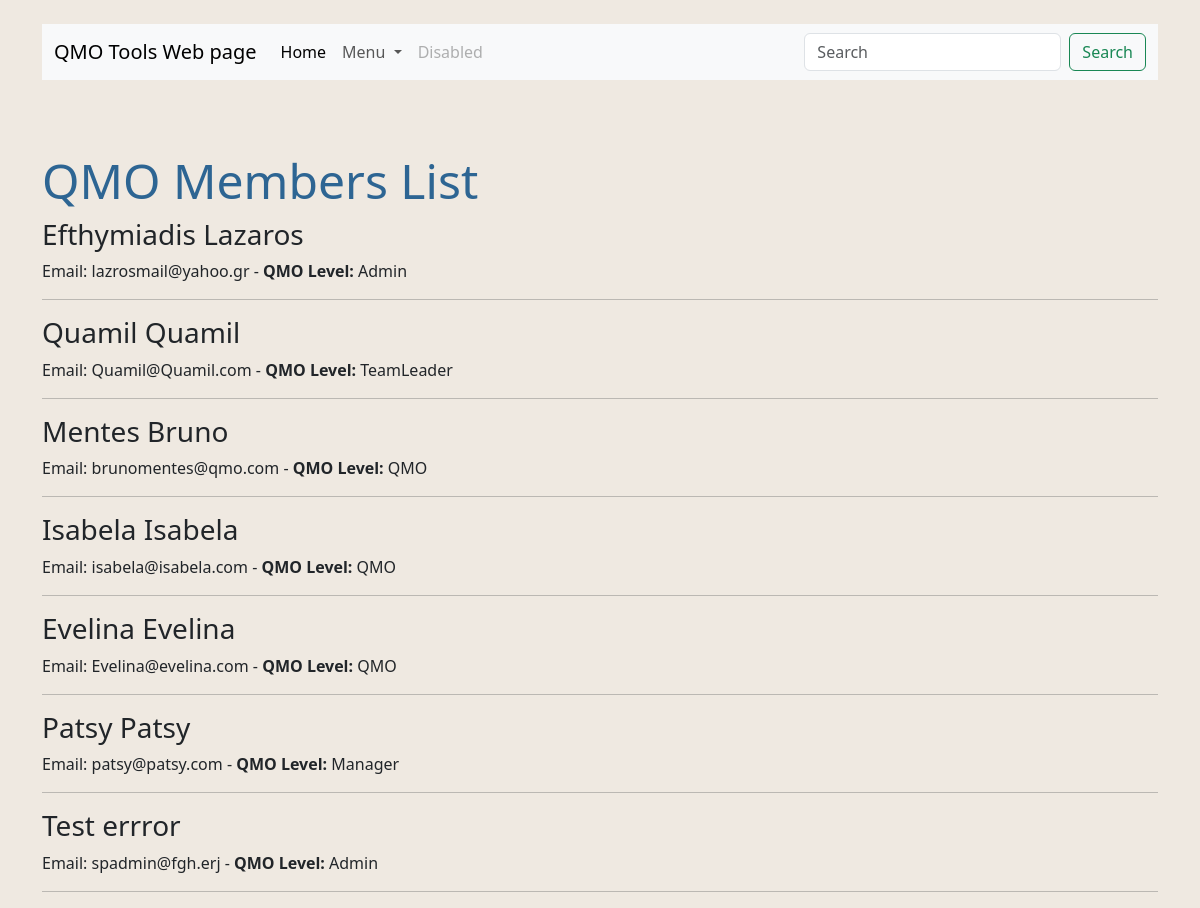
Page /qmo_member/ on the earlier database version.
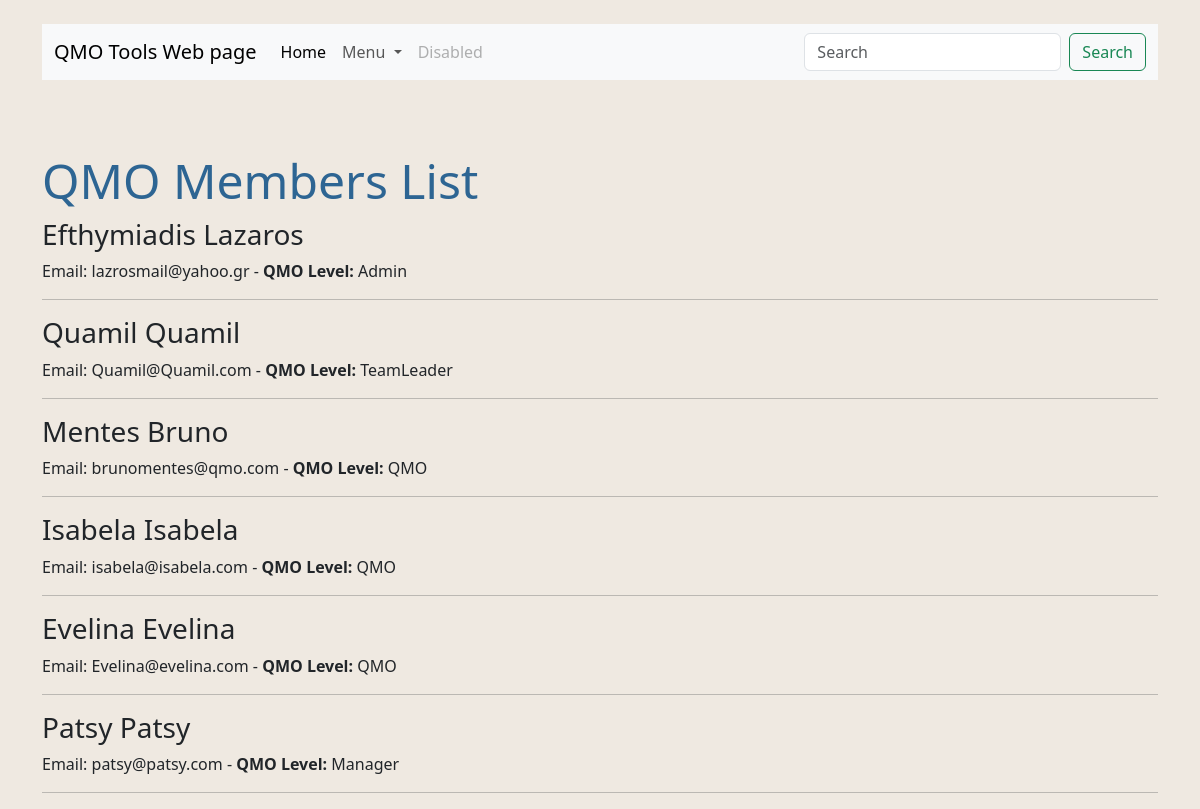
Same page on the later database version.
### webapp/models.py (models this page shows, shortened)
class Member(models.Model):
    fname = models.CharField(max_length=200)
    lname = models.CharField(max_length=50)
    email = models.EmailField()
    qmo_level = models.CharField(max_length=15)
    passwd = models.CharField(max_length=10, default='123456')
    passwd2 = models.CharField(max_length=10, default='123456')

### webapp/views.py (the view)
# urls.py: path('qmo_member/', views.qmo_member, name="qmo_member"),
def qmo_member(request):
    all_members = Member.objects.all
    return render(request, 'qmo_member.html', {'all': all_members})

### webapp/templates/qmo_member.html
{% extends 'base.html' %}
{%  block content %}
      <br/><h1>QMO Members List</h1>
{% for item in all %}
   <div>
       <h3>{{ item.fname }}  {{ item.lname }}</h3>
   </div>
    <div>
        <span>Email: {{ item.email }}  -    </span>
        <strong>QMO Level: </strong>{{ item.qmo_level }}
    </div>
    <hr>
{% endfor %}
{% endblock %}

Differences in the rows shown:
removed Member: fname "Test", lname "errror", email "spadmin@fgh.erj", qmo_level "Admin"
